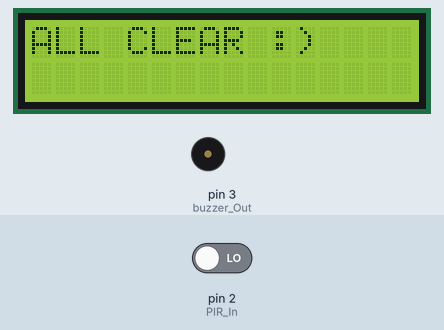
Recording of a sketch running on a simulated Arduino Uno, built with avr-gcc and run on an emulated ATmega328P. Shown: 16×2 character LCD, buzzer (waves = sounding, pin HIGH). Inputs (shaded band) come from the test bench; at power-on: pin 2 (PIR_In) LOW.

Above: at 1.2 s.
1.3 s: pin 2 (PIR_In) driven HIGH
At 2.0 s:
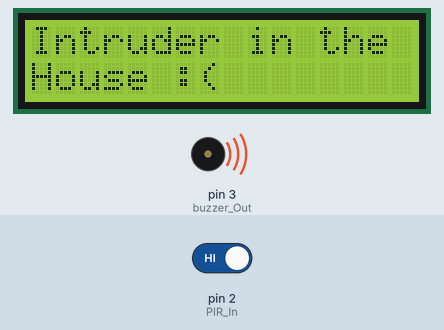
2.8 s: pin 2 (PIR_In) driven LOW
At 4.8 s:
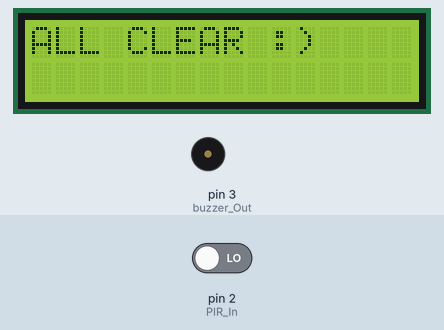
Timing chart, 0 to 6.3 s (numbered marks = the images above; inputs shaded):
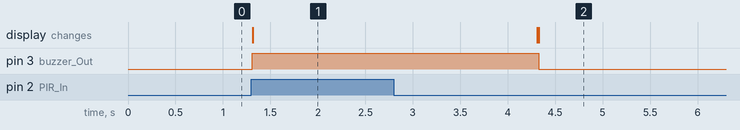

The sketch:

PIR_Motion_Sensor.ino
```cpp
  #include <LiquidCrystal.h>

  #define PIR_In 2
  #define buzzer_Out 3

  LiquidCrystal lcd(13, 12, 11, 10, 9, 8);

  void setup() {

    pinMode(buzzer_Out, OUTPUT);
    pinMode(PIR_In, INPUT);
    Serial.begin(9600);
    lcd.begin(16, 2);

  }

  void loop() {
    lcd.setCursor(0,0);
    lcd.print("ALL CLEAR :) ");
    check_For_Intruder();
  }

  void check_For_Intruder()
  {
    boolean sensorvalue= digitalRead(PIR_In);
    if(sensorvalue==1)
     {
      digitalWrite(buzzer_Out,HIGH);
      lcd.setCursor(0,0);
      lcd.print("Intruder in the ");
      lcd.setCursor(0,1);
      lcd.print("House :( ");
      delay(3000);
      lcd.clear();
     }else{
      digitalWrite(buzzer_Out,LOW);
         }
     delay(10);
    }
```

Measured:
- after the input at 1.3 s, pin 3 (buzzer_Out): LOW → HIGH at once; the display: changes at once (image 1)
- after the input at 2.8 s, pin 3 (buzzer_Out): HIGH → LOW after 1.5 s; the display: first differs from a run without the input after 1.5 s (image 2)
